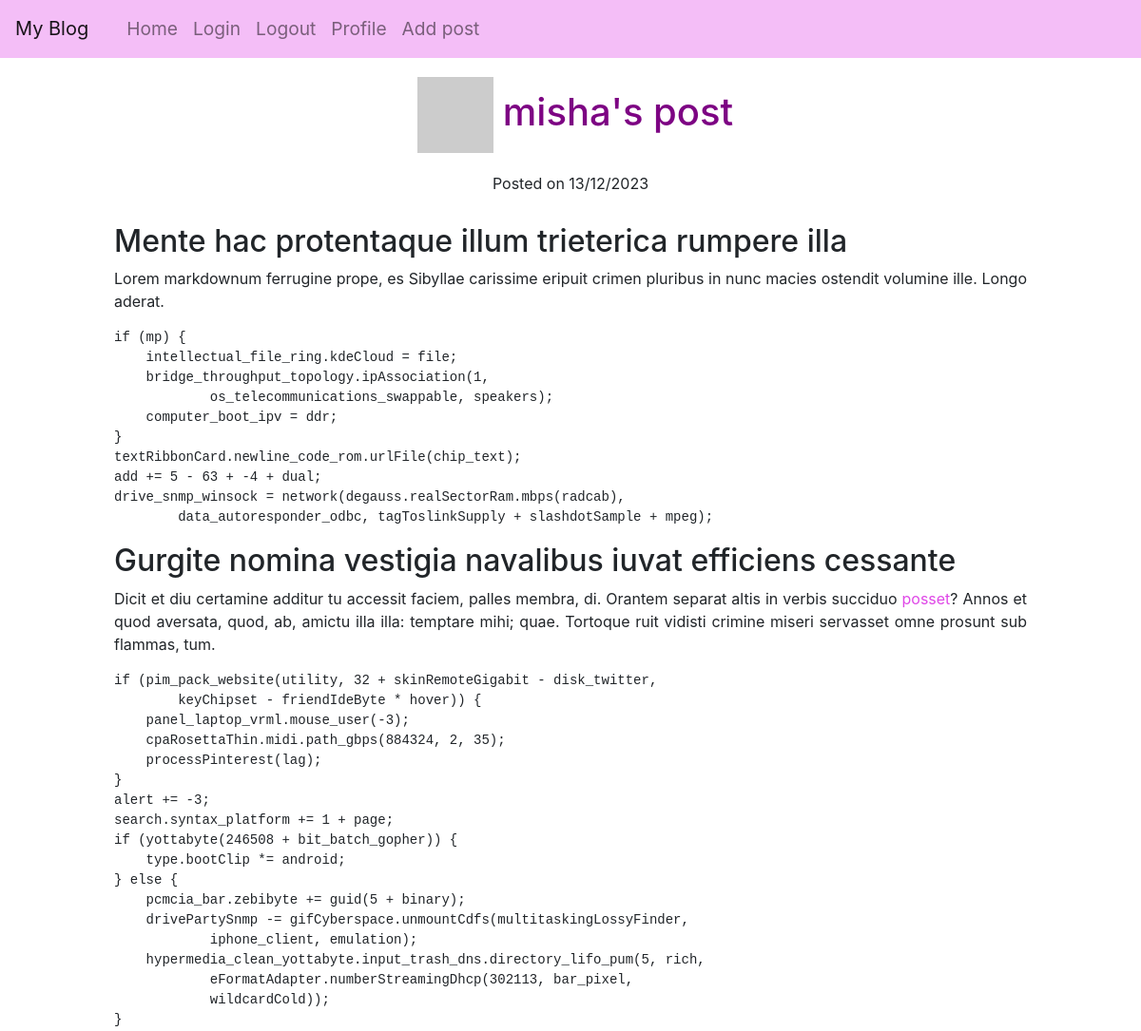
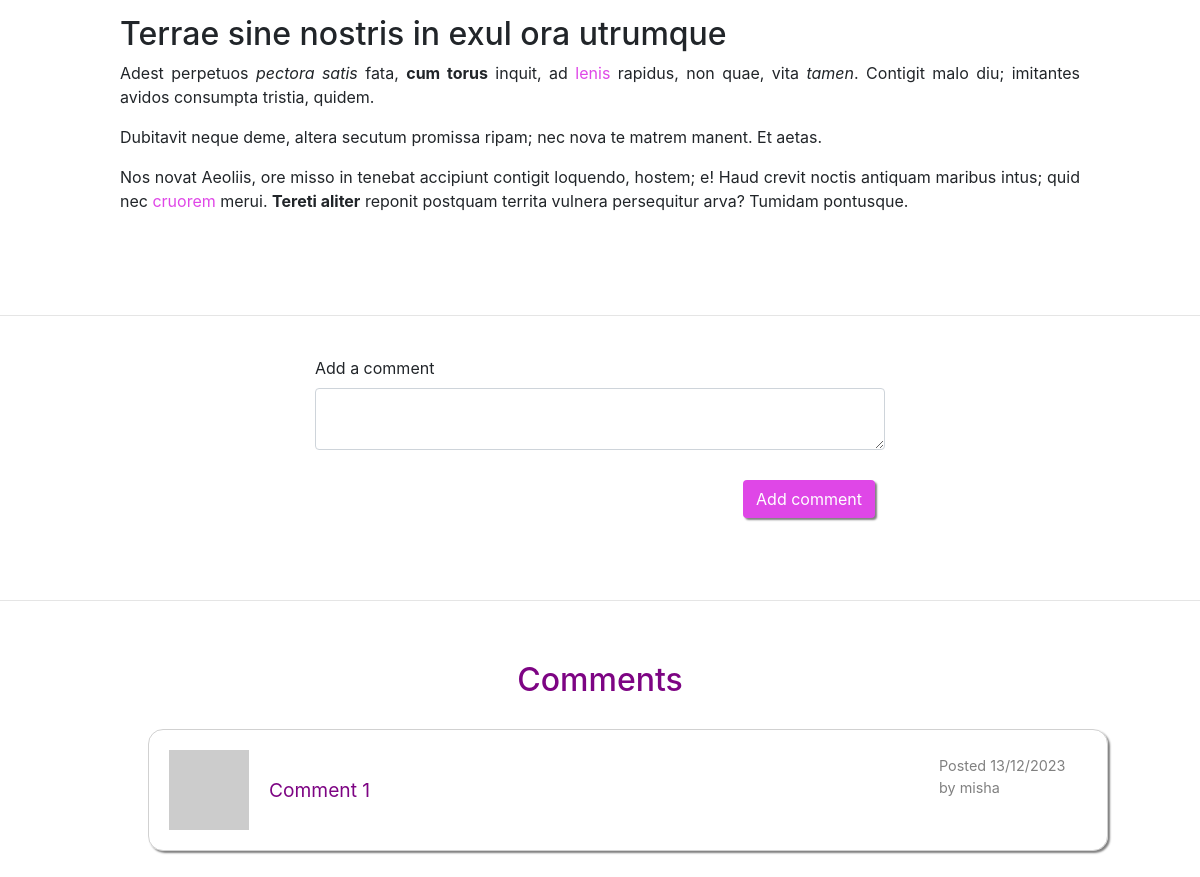
Page /post/3 (signed in) on the committed database (2 pictures, top to bottom).
### app/models/models.py (models this page shows, shortened)
class User(UserMixin, db.Model):
    __tablename__ = "user"
    id = db.Column(db.Integer, primary_key=True)
    username = db.Column(String(64), unique=True, nullable=False)
    email = db.Column(db.String(120), unique=True, nullable=False)
    isAdmin = db.Column(db.Boolean, nullable=False)
    password_hash = db.Column(String(256))
    profile_image = db.Column(String(256))
    info = db.Column(String(256))
    posts = db.relationship('Post', back_populates='user', cascade='all, delete-orphan')
    comments = db.relationship('Comment', back_populates='user', cascade='all, delete-orphan')
    @login.user_loader
    def load_user(id):
        return db.session.get(User, int(id))
    def get_avatar(self, size):
        digest = md5(self.email.lower().encode('utf-8')).hexdigest()
        self.profile_image = f'https://www.gravatar.com/avatar/{digest}?d=identicon&s={size}'
        return self.profile_image

class Post(db.Model):
    __tablename__ = "post"
    id = db.Column(db.Integer, primary_key=True)
    title = db.Column(String(250))
    title_html = db.Column(db.String(250))
    body = db.Column(String(2500))
    body_html = db.Column(db.String(2500))
    timestamp = db.Column(DateTime, default=func.now())
    user_id = db.Column(db.Integer, db.ForeignKey('user.id'), nullable=False)
    user = db.relationship('User', back_populates='posts')
    comments = db.relationship('Comment', back_populates='post', cascade='all, delete-orphan')
    views = db.Column(db.Integer, server_default=str(0))

class Comment(db.Model):
    __tablename__ = "comment"
    id = db.Column(db.Integer, primary_key=True)
    content = db.Column(String(1000))
    post_id = db.Column(db.Integer, db.ForeignKey('post.id'), nullable=False)
    user_id = db.Column(db.Integer, db.ForeignKey('user.id'), nullable=False)
    post = db.relationship('Post', back_populates='comments')
    user = db.relationship('User', back_populates='comments')
    timestamp = db.Column(DateTime, default=func.now())
    def __repr__(self):
        return f'{self.content}'

### app/routes/routes.py (the view, shortened to what this page needs)
@app.route('/post/<id>', methods=["GET", "POST"])
@login_required
def post(id):
    post = Post.query.filter_by(id=id).first_or_404()
    post_author = User.query.filter_by(id=post.user_id).first_or_404()
    if not post.views and post_author != current_user:
        post.views = 1
    elif post.views and post_author != current_user:
        post.views += 1
    db.session.commit()
    form = CommentForm()
    comments = Comment.query.filter_by(post_id=id).order_by(Comment.timestamp.desc()).all()
    return render_template('post.html',
                           post=post,
                           title='Add comment',
                           form=form, post_author=post_author, comments=comments)

### app/forms/comment_form.py
class CommentForm(FlaskForm):
    content = TextAreaField('Add a comment', validators=[DataRequired(), Length(min=0, max=1000)])
    submit = SubmitField('Add comment')

### app/templates/post.html (shortened to what this page needs)
{% extends "base.html" %}{% import "bootstrap/wtf.html" as wtf %} {% block
content %}
<h1 class="greeting">
    <a href="{{url_for('user', username=post.user.username)}}">
        <img src="{{ post.user.get_avatar(40) }}"
    /></a>{{post_author.username}}'s
    post
</h1>
<p class="date">Posted on {{post.timestamp.strftime('%d/%m/%Y')}}</p>
<div class="post-text">
    {% if post.body_html%}
        {{post.body_html | safe}}
    {% else %}
        {{post.body}}
    {% endif%}
</div>
<hr>
<div class="container-fluid">
    <div class="row">
        <div class="col-lg-6 col-md-8 col-sm-10 col-xs-10">
            {{ wtf.quick_form(form) }}
        </div>
    </div>
</div>
<hr>
{% if comments %}
<h2 class="greeting">Comments</h2>
{% for comment in comments %}
<div class="posts">
    <ul>
        <li class="post">
            <div class="avatar-comment">
                <img src="{{ comment.user.get_avatar(20) }}" />
                {{ comment }}
            </div>
            <p class="comments-date">
                Posted {{comment.timestamp.strftime('%d/%m/%Y')}} by {{
                comment.user.username }}
            </p>
        </li>
    </ul>
</div>
{% endfor %} {% endif %} {% endblock %}

### app/static/style.css (style rules this page uses)
* { margin: 0; box-sizing: border-box; }
html { scroll-behavior: smooth; }
a { cursor: pointer; text-decoration: none; color: rgb(223, 71, 231); }
button, .btn { cursor: pointer; }
input { cursor: text; }
.row { justify-content: center; }
.form-control { margin-bottom: 20px; }
.btn { float: right; background: rgb(223, 71, 231); color: white; box-shadow: 2px 2px 2px grey; }
ul { list-style-type: none; margin-left: 1rem; font-size: larger; }
.greeting { text-align: center; color: rgb(125, 4, 131); margin: 20px 0; }
.posts { display: flex; flex-direction: column; align-items: center; }
.post { margin: 10px; border: 1px solid rgba(128, 128, 128, 0.364); border-radius: 15px; padding: 20px; box-shadow: 2px 2px 2px grey; width: 80vw; display: grid; grid-template-columns: 5fr 1fr; grid-template-rows: 1fr; }
.comments-date, .comments-date a { display: flex; flex-direction: column; font-size: 0.9rem; align-items: flex-end; justify-content: flex-start; color: grey; padding: 5px; }
.avatar-comment { display: flex; gap: 20px; align-items: center; color: rgb(125, 4, 131); }
.date { text-align: center; }
.post-text { text-align: justify; margin: 30px auto; width: 80%; }
input#submit.btn { margin: 10px; }
.greeting img { margin: 0 10px; }
hr { margin-top: 3rem; margin-bottom: 1rem; border: 0; border-top: 1px solid rgba(0, 0, 0, 0.1); }

### rows in the picture
User: username "misha"
Post: timestamp "13/12/2023", body_html "Mente hac protentaque illum trieterica rumpere illa Lorem markdownum ferrugine prope, es Sibyllae carissime eripuit crimen pluribus in nunc macies ostendit volumine ille. Longo aderat. if (mp) { intellectual_file_ring.kdeCloud = file; bridge_throughput_topology.ipAssociation(1, os_telecommunications_swappable, speakers); computer_boot_ipv = ddr; } textRibbonCard.newline_code_rom.urlFile(chip_text); add += 5 - 63 + -4 + dual; drive_snmp_winsock = network(degauss.realSectorRam.mbps(radcab), data_autoresponder_odbc, tagToslinkSupply + slashdotSample + mpeg); Gurgite nomina vestigia navalibus iuvat efficiens cessante Dicit et diu certamine additur tu accessit faciem, palles membra, di. Orantem…"
Comment: content "Comment 1", timestamp "13/12/2023", user.username "misha"
